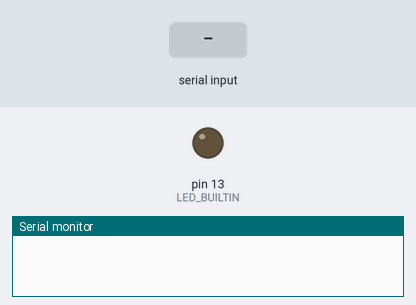
This sketch was run on a simulated Arduino Uno, built with avr-gcc and run on an emulated ATmega328P. Shown: output pins drawn as LEDs (lit = HIGH), the last lines printed to the serial monitor. The inputs (shaded band) are chosen by the test bench.

Above: at 1.2 s.
1.3 s: byte 30 received over Serial
2.8 s: byte 90 received over Serial
At 4.2 s:
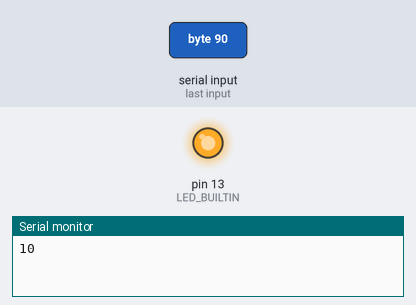
Timing chart, 0 to 5.8 s (numbered marks = the images above; inputs shaded):
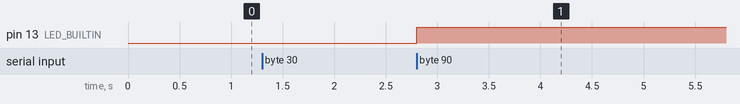

The sketch:

Serial_Test.ino
```cpp
// (licence header left out)
void setup() {
  Serial.begin(9600);//Leonardoだけ必要
  while(!Serial){;}
  pinMode(LED_BUILTIN,OUTPUT);
}

void loop() {
  static int led=0;
  if(Serial.available()>0){
    char a = Serial.read();
    digitalWrite(LED_BUILTIN,led);
    if(led==0)led=1;
    else led=0;
    Serial.print(led);
  }
}
```

Measured:
- after the input at 2.8 s, pin 13 (LED_BUILTIN): LOW → HIGH at once
